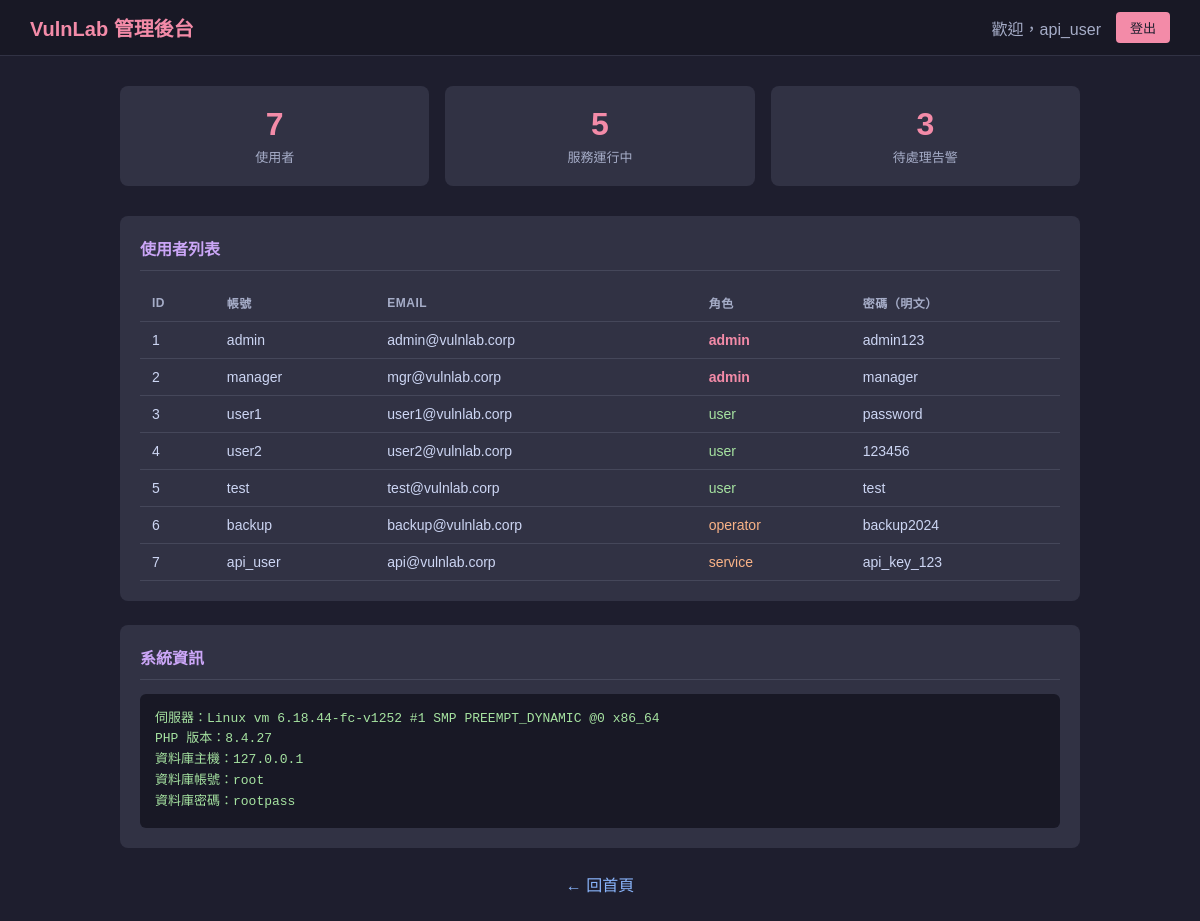
Page /admin/ (signed in) on the committed database.
### tables this page shows
CREATE TABLE IF NOT EXISTS users (
    id INT AUTO_INCREMENT PRIMARY KEY,
    username VARCHAR(50) NOT NULL,
    password VARCHAR(100) NOT NULL,
    email VARCHAR(100),
    role VARCHAR(20) DEFAULT 'user',
    created_at TIMESTAMP DEFAULT CURRENT_TIMESTAMP
);

### web/admin/index.php (the view, shortened to what this page needs)
<?php
$users = [];
$conn = @new mysqli('127.0.0.1', 'root', 'rootpass', 'vulnlab');
if ($conn->connect_error) {
    $db_error = $conn->connect_error;
} else {
    $result = $conn->query("SELECT id, username, email, role, password FROM users ORDER BY id ASC");
    if ($result) {
        while ($row = $result->fetch_assoc()) {
            $users[] = $row;
        }
    }
}
?>
<!DOCTYPE html>
<html lang="zh-TW">
<head>
</head>
<body>
<div class="topbar">
    <h1>VulnLab 管理後台</h1>
    <div class="user-info">
        <span>歡迎，<?php echo htmlspecialchars($_SESSION['username'] ?? '訪客'); ?></span>
        <a href="/admin/?action=logout" class="btn btn-logout">登出</a>
    </div>
</div>
<div class="container">
    <div class="stats">
        <div class="stat-box">
            <div class="num"><?php echo count($users); ?></div>
            <div class="label">使用者</div>
        </div>
        <div class="stat-box">
            <div class="num">5</div>
            <div class="label">服務運行中</div>
        </div>
        <div class="stat-box">
            <div class="num">3</div>
            <div class="label">待處理告警</div>
        </div>
    </div>
    <div class="card">
        <h2>使用者列表</h2>
        <?php if (count($users) > 0): ?>
        <table>
            <thead>
                <tr><th>ID</th><th>帳號</th><th>Email</th><th>角色</th><th>密碼（明文）</th></tr>
            </thead>
            <tbody>
            <?php foreach ($users as $u): ?>
                <?php
                    $role_class = 'role-other';
                    if ($u['role'] === 'admin') $role_class = 'role-admin';
                    elseif ($u['role'] === 'user') $role_class = 'role-user';
                ?>
                <tr>
                    <td><?php echo htmlspecialchars($u['id']); ?></td>
                    <td><?php echo htmlspecialchars($u['username']); ?></td>
                    <td><?php echo htmlspecialchars($u['email']); ?></td>
                    <td class="<?php echo $role_class; ?>"><?php echo htmlspecialchars($u['role']); ?></td>
                    <td><?php echo htmlspecialchars($u['password']); ?></td>
                </tr>
            <?php endforeach; ?>
            </tbody>
        </table>
        <?php else: ?>
            <p style="color:#a6adc8">無使用者資料。</p>
        <?php endif; ?>
    </div>
    <div class="card">
        <h2>系統資訊</h2>
        <pre>
伺服器：<?php echo php_uname(); ?>
PHP 版本：<?php echo phpversion(); ?>
資料庫主機：127.0.0.1
資料庫帳號：root
資料庫密碼：rootpass</pre>
    </div>
    <div class="nav-bottom">
        <a href="/">← 回首頁</a>
    </div>
</div>
</body>
</html>

### web/admin/index.php (style rules this page uses)
body { font-family: Arial, sans-serif; margin: 0; background: #1e1e2e; color: #cdd6f4; }
.topbar { background: #181825; padding: 12px 30px; display: flex; justify-content: space-between; align-items: center; border-bottom: 1px solid #313244; }
.topbar h1 { margin: 0; font-size: 20px; color: #f38ba8; }
.topbar .user-info { display: flex; align-items: center; gap: 15px; }
.topbar .user-info span { color: #a6adc8; }
.btn { padding: 6px 14px; border-radius: 4px; text-decoration: none; font-size: 13px; }
.btn-logout { background: #f38ba8; color: #1e1e2e; }
.container { max-width: 960px; margin: 30px auto; padding: 0 20px; }
.stats { display: flex; gap: 16px; margin-bottom: 30px; }
.stat-box { flex: 1; background: #313244; padding: 20px; border-radius: 8px; text-align: center; }
.stat-box .num { font-size: 32px; font-weight: bold; color: #f38ba8; }
.stat-box .label { color: #a6adc8; margin-top: 4px; font-size: 13px; }
.card { background: #313244; border-radius: 8px; padding: 20px; margin-bottom: 24px; }
.card h2 { margin-top: 0; color: #cba6f7; font-size: 16px; border-bottom: 1px solid #45475a; padding-bottom: 10px; }
table { width: 100%; border-collapse: collapse; }
th, td { padding: 10px 12px; text-align: left; border-bottom: 1px solid #45475a; font-size: 14px; }
th { color: #a6adc8; font-weight: 600; font-size: 12px; text-transform: uppercase; letter-spacing: 0.5px; }
td { color: #cdd6f4; }
.role-admin { color: #f38ba8; font-weight: bold; }
.role-user { color: #a6e3a1; }
.role-other { color: #fab387; }
pre { background: #181825; padding: 15px; border-radius: 6px; font-size: 13px; line-height: 1.6; overflow-x: auto; color: #a6e3a1; margin: 0; }
.nav-bottom { margin-top: 20px; text-align: center; }
.nav-bottom a { color: #89b4fa; text-decoration: none; }

### rows in the picture
users: id "1", username "admin", email "admin@vulnlab.corp", role "admin", password "admin123"
users: id "2", username "manager", email "mgr@vulnlab.corp", role "admin", password "manager"
users: id "3", username "user1", email "user1@vulnlab.corp", role "user", password "password"
users: id "4", username "user2", email "user2@vulnlab.corp", role "user", password "123456"
users: id "5", username "test", email "test@vulnlab.corp", role "user", password "test"
users: id "6", username "backup", email "backup@vulnlab.corp", role "operator", password "backup2024"
users: id "7", username "api_user", email "api@vulnlab.corp", role "service", password "api_key_123"

### other values in the picture
$_SESSION['username'] "api_user"
count($users) "7"
php_uname() "Linux vm 6.18.44-fc-v1252 #1 SMP PREEMPT_DYNAMIC @0 x86_64"
phpversion() "8.4.27"
